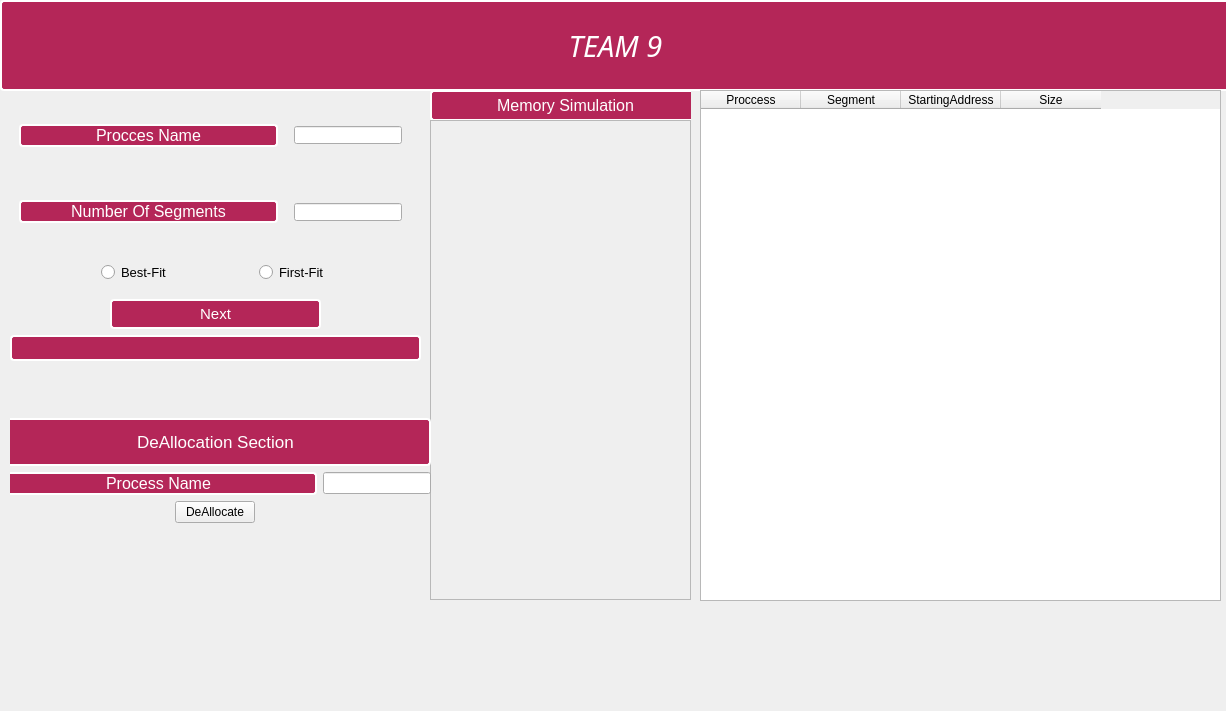
<?xml version="1.0" encoding="UTF-8"?>
<ui version="4.0">
 <class>MainWindow</class>
 <widget class="QMainWindow" name="MainWindow">
  <property name="geometry">
   <rect>
    <x>0</x>
    <y>0</y>
    <width>1226</width>
    <height>711</height>
   </rect>
  </property>
  <property name="windowTitle">
   <string>MainWindow</string>
  </property>
  <widget class="QWidget" name="centralwidget">
   <widget class="QWidget" name="widget_6" native="true">
    <property name="geometry">
     <rect>
      <x>0</x>
      <y>598</y>
      <width>1231</width>
      <height>191</height>
     </rect>
    </property>
    <property name="minimumSize">
     <size>
      <width>0</width>
      <height>100</height>
     </size>
    </property>
    <property name="styleSheet">
     <string notr="true">background-image : url(:/img2/sh_footer.png);
 background-position: top ;

</string>
    </property>
   </widget>
   <widget class="QLabel" name="label">
    <property name="geometry">
     <rect>
      <x>0</x>
      <y>0</y>
      <width>1231</width>
      <height>91</height>
     </rect>
    </property>
    <property name="font">
     <font>
      <family>Bell MT</family>
      <pointsize>22</pointsize>
      <weight>50</weight>
      <italic>true</italic>
      <bold>false</bold>
     </font>
    </property>
    <property name="styleSheet">
     <string notr="true">background-color:  rgb(180, 38, 88);
color : rgb(255, 255, 255);
border: 2px solid white;
 border-radius: 4px;</string>
    </property>
    <property name="frameShape">
     <enum>QFrame::NoFrame</enum>
    </property>
    <property name="text">
     <string>TEAM 9</string>
    </property>
    <property name="textFormat">
     <enum>Qt::AutoText</enum>
    </property>
    <property name="alignment">
     <set>Qt::AlignCenter</set>
    </property>
    <property name="wordWrap">
     <bool>false</bool>
    </property>
    <property name="margin">
     <number>22</number>
    </property>
   </widget>
   <widget class="QStackedWidget" name="init">
    <property name="geometry">
     <rect>
      <x>10</x>
      <y>90</y>
      <width>1221</width>
      <height>511</height>
     </rect>
    </property>
    <property name="currentIndex">
     <number>1</number>
    </property>
    <widget class="QWidget" name="page">
     <property name="sizePolicy">
      <sizepolicy hsizetype="Preferred" vsizetype="Preferred">
       <horstretch>0</horstretch>
       <verstretch>0</verstretch>
      </sizepolicy>
     </property>
     <property name="minimumSize">
      <size>
       <width>0</width>
       <height>3</height>
      </size>
     </property>
     <widget class="QWidget" name="horizontalLayoutWidget">
      <property name="geometry">
       <rect>
        <x>0</x>
        <y>5</y>
        <width>1171</width>
        <height>361</height>
       </rect>
      </property>
      <layout class="QHBoxLayout" name="horizontalLayout_2">
       <property name="spacing">
        <number>0</number>
       </property>
       <item>
        <widget class="QWidget" name="widget" native="true">
         <property name="minimumSize">
          <size>
           <width>0</width>
           <height>0</height>
          </size>
         </property>
         <layout class="QHBoxLayout" name="horizontalLayout">
          <property name="spacing">
           <number>35</number>
          </property>
          <item>
           <widget class="QLabel" name="Size_Lab">
            <property name="sizePolicy">
             <sizepolicy hsizetype="Fixed" vsizetype="Preferred">
              <horstretch>0</horstretch>
              <verstretch>0</verstretch>
             </sizepolicy>
            </property>
            <property name="minimumSize">
             <size>
              <width>0</width>
              <height>0</height>
             </size>
            </property>
            <property name="font">
             <font>
              <pointsize>12</pointsize>
              <underline>true</underline>
             </font>
            </property>
            <property name="text">
             <string>Total Memory Size</string>
            </property>
           </widget>
          </item>
          <item>
           <widget class="QLineEdit" name="Size_LineEdit">
            <property name="sizePolicy">
             <sizepolicy hsizetype="Minimum" vsizetype="Fixed">
              <horstretch>0</horstretch>
              <verstretch>0</verstretch>
             </sizepolicy>
            </property>
            <property name="maximumSize">
             <size>
              <width>200</width>
              <height>16777215</height>
             </size>
            </property>
            <property name="alignment">
             <set>Qt::AlignCenter</set>
            </property>
           </widget>
          </item>
          <item>
           <widget class="QPushButton" name="pushButton_SubmitSize">
            <property name="sizePolicy">
             <sizepolicy hsizetype="Fixed" vsizetype="Fixed">
              <horstretch>0</horstretch>
              <verstretch>0</verstretch>
             </sizepolicy>
            </property>
            <property name="text">
             <string>Submit</string>
            </property>
           </widget>
          </item>
          <item>
           <spacer name="horizontalSpacer">
            <property name="orientation">
             <enum>Qt::Horizontal</enum>
            </property>
            <property name="sizeType">
             <enum>QSizePolicy::Fixed</enum>
            </property>
            <property name="sizeHint" stdset="0">
             <size>
              <width>40</width>
              <height>20</height>
             </size>
            </property>
           </spacer>
          </item>
          <item>
           <widget class="Line" name="line">
            <property name="maximumSize">
             <size>
              <width>16777215</width>
              <height>236</height>
             </size>
            </property>
            <property name="orientation">
             <enum>Qt::Vertical</enum>
            </property>
           </widget>
          </item>
          <item>
           <layout class="QVBoxLayout" name="verticalLayout">
            <property name="sizeConstraint">
             <enum>QLayout::SetDefaultConstraint</enum>
            </property>
            <item>
             <spacer name="verticalSpacer">
              <property name="orientation">
               <enum>Qt::Vertical</enum>
              </property>
              <property name="sizeType">
               <enum>QSizePolicy::Fixed</enum>
              </property>
              <property name="sizeHint" stdset="0">
               <size>
                <width>20</width>
                <height>50</height>
               </size>
              </property>
             </spacer>
            </item>
            <item>
             <widget class="QLabel" name="label_4">
              <property name="sizePolicy">
               <sizepolicy hsizetype="Preferred" vsizetype="Fixed">
                <horstretch>0</horstretch>
                <verstretch>0</verstretch>
               </sizepolicy>
              </property>
              <property name="minimumSize">
               <size>
                <width>0</width>
                <height>0</height>
               </size>
              </property>
              <property name="font">
               <font>
                <pointsize>15</pointsize>
                <weight>75</weight>
                <italic>true</italic>
                <bold>true</bold>
                <underline>true</underline>
               </font>
              </property>
              <property name="text">
               <string>Enter Initial Holes </string>
              </property>
             </widget>
            </item>
            <item>
             <layout class="QHBoxLayout" name="horizontalLayout_4">
              <item>
               <widget class="QLabel" name="label_2">
                <property name="font">
                 <font>
                  <pointsize>12</pointsize>
                 </font>
                </property>
                <property name="text">
                 <string>Starting Address</string>
                </property>
                <property name="alignment">
                 <set>Qt::AlignCenter</set>
                </property>
               </widget>
              </item>
              <item>
               <widget class="QLineEdit" name="lineEdit_StartAddP1">
                <property name="sizePolicy">
                 <sizepolicy hsizetype="Minimum" vsizetype="Fixed">
                  <horstretch>0</horstretch>
                  <verstretch>0</verstretch>
                 </sizepolicy>
                </property>
               </widget>
              </item>
             </layout>
            </item>
            <item>
             <layout class="QHBoxLayout" name="horizontalLayout_5">
              <item>
               <widget class="QLabel" name="label_3">
                <property name="font">
                 <font>
                  <pointsize>12</pointsize>
                 </font>
                </property>
                <property name="text">
                 <string>Size</string>
                </property>
                <property name="alignment">
                 <set>Qt::AlignCenter</set>
                </property>
               </widget>
              </item>
              <item>
               <widget class="QLineEdit" name="lineEdit_SizeP1">
                <property name="sizePolicy">
                 <sizepolicy hsizetype="Minimum" vsizetype="Fixed">
                  <horstretch>0</horstretch>
                  <verstretch>0</verstretch>
                 </sizepolicy>
                </property>
               </widget>
              </item>
             </layout>
            </item>
            <item>
             <widget class="QPushButton" name="pushButton_AddHoleP1">
              <property name="sizePolicy">
               <sizepolicy hsizetype="Minimum" vsizetype="Fixed">
                <horstretch>10</horstretch>
                <verstretch>0</verstretch>
               </sizepolicy>
              </property>
              <property name="minimumSize">
               <size>
                <width>98</width>
                <height>0</height>
               </size>
              </property>
              <property name="maximumSize">
               <size>
                <width>214</width>
                <height>16777215</height>
               </size>
              </property>
              <property name="font">
               <font>
                <pointsize>8</pointsize>
               </font>
              </property>
              <property name="mouseTracking">
               <bool>true</bool>
              </property>
              <property name="tabletTracking">
               <bool>false</bool>
              </property>
              <property name="layoutDirection">
               <enum>Qt::RightToLeft</enum>
              </property>
              <property name="autoFillBackground">
               <bool>false</bool>
              </property>
              <property name="styleSheet">
               <string notr="true">
AlignCenter;</string>
              </property>
              <property name="text">
               <string>Add Hole</string>
              </property>
              <property name="default">
               <bool>false</bool>
              </property>
             </widget>
            </item>
           </layout>
          </item>
         </layout>
        </widget>
       </item>
      </layout>
     </widget>
     <widget class="QPushButton" name="pushButton_To_P2">
      <property name="geometry">
       <rect>
        <x>580</x>
        <y>410</y>
        <width>125</width>
        <height>28</height>
       </rect>
      </property>
      <property name="baseSize">
       <size>
        <width>2</width>
        <height>0</height>
       </size>
      </property>
      <property name="font">
       <font>
        <pointsize>9</pointsize>
       </font>
      </property>
      <property name="text">
       <string>Next</string>
      </property>
     </widget>
     <widget class="Line" name="line_2">
      <property name="geometry">
       <rect>
        <x>20</x>
        <y>360</y>
        <width>1151</width>
        <height>20</height>
       </rect>
      </property>
      <property name="orientation">
       <enum>Qt::Horizontal</enum>
      </property>
     </widget>
    </widget>
    <widget class="QWidget" name="page_2">
     <widget class="QStackedWidget" name="Process_Input_Stacked_Wid">
      <property name="geometry">
       <rect>
        <x>0</x>
        <y>10</y>
        <width>411</width>
        <height>261</height>
       </rect>
      </property>
      <property name="styleSheet">
       <string notr="true"/>
      </property>
      <property name="currentIndex">
       <number>0</number>
      </property>
      <widget class="QWidget" name="page_3">
       <widget class="QWidget" name="widget" native="true">
        <property name="geometry">
         <rect>
          <x>0</x>
          <y>0</y>
          <width>411</width>
          <height>261</height>
         </rect>
        </property>
        <property name="styleSheet">
         <string notr="true"/>
        </property>
        <layout class="QVBoxLayout" name="verticalLayout_3">
         <item>
          <widget class="QWidget" name="widget" native="true">
           <layout class="QHBoxLayout" name="horizontalLayout_6">
            <item>
             <widget class="QLabel" name="label_6">
              <property name="sizePolicy">
               <sizepolicy hsizetype="Preferred" vsizetype="Fixed">
                <horstretch>0</horstretch>
                <verstretch>0</verstretch>
               </sizepolicy>
              </property>
              <property name="font">
               <font>
                <pointsize>12</pointsize>
                <weight>50</weight>
                <bold>false</bold>
                <underline>false</underline>
                <strikeout>false</strikeout>
                <kerning>true</kerning>
               </font>
              </property>
              <property name="styleSheet">
               <string notr="true">background-color:  rgb(180, 38, 88);
color : rgb(255, 255, 255);
border: 2px solid white;
 border-radius: 4px;</string>
              </property>
              <property name="text">
               <string>Procces Name</string>
              </property>
              <property name="alignment">
               <set>Qt::AlignCenter</set>
              </property>
             </widget>
            </item>
            <item>
             <widget class="QLineEdit" name="PName">
              <property name="sizePolicy">
               <sizepolicy hsizetype="Fixed" vsizetype="Fixed">
                <horstretch>0</horstretch>
                <verstretch>0</verstretch>
               </sizepolicy>
              </property>
              <property name="styleSheet">
               <string notr="true">margin-left : 10px ; margin-right : 10px;</string>
              </property>
              <property name="alignment">
               <set>Qt::AlignCenter</set>
              </property>
             </widget>
            </item>
           </layout>
          </widget>
         </item>
         <item>
          <widget class="QWidget" name="widget" native="true">
           <layout class="QHBoxLayout" name="horizontalLayout_3">
            <item>
             <widget class="QLabel" name="label_9">
              <property name="sizePolicy">
               <sizepolicy hsizetype="Preferred" vsizetype="Fixed">
                <horstretch>0</horstretch>
                <verstretch>0</verstretch>
               </sizepolicy>
              </property>
              <property name="font">
               <font>
                <pointsize>12</pointsize>
                <weight>50</weight>
                <bold>false</bold>
                <underline>false</underline>
                <strikeout>false</strikeout>
                <kerning>true</kerning>
               </font>
              </property>
              <property name="styleSheet">
               <string notr="true">background-color:  rgb(180, 38, 88);
color : rgb(255, 255, 255);
border: 2px solid white;
 border-radius: 4px;</string>
              </property>
              <property name="text">
               <string>Number Of Segments</string>
              </property>
              <property name="alignment">
               <set>Qt::AlignCenter</set>
              </property>
             </widget>
            </item>
            <item>
             <widget class="QLineEdit" name="NumSeg">
              <property name="sizePolicy">
               <sizepolicy hsizetype="Fixed" vsizetype="Fixed">
                <horstretch>0</horstretch>
                <verstretch>0</verstretch>
               </sizepolicy>
              </property>
              <property name="styleSheet">
               <string notr="true">margin-left : 10px ; margin-right : 10px;</string>
              </property>
              <property name="alignment">
               <set>Qt::AlignCenter</set>
              </property>
             </widget>
            </item>
           </layout>
          </widget>
         </item>
         <item>
          <widget class="QWidget" name="widget" native="true">
           <property name="sizePolicy">
            <sizepolicy hsizetype="Preferred" vsizetype="Maximum">
             <horstretch>0</horstretch>
             <verstretch>0</verstretch>
            </sizepolicy>
           </property>
           <property name="maximumSize">
            <size>
             <width>16777215</width>
             <height>40</height>
            </size>
           </property>
           <layout class="QHBoxLayout" name="horizontalLayout_7">
            <item>
             <widget class="QRadioButton" name="BestRadioBtn">
              <property name="sizePolicy">
               <sizepolicy hsizetype="Fixed" vsizetype="Fixed">
                <horstretch>0</horstretch>
                <verstretch>0</verstretch>
               </sizepolicy>
              </property>
              <property name="font">
               <font>
                <pointsize>10</pointsize>
               </font>
              </property>
              <property name="text">
               <string>Best-Fit</string>
              </property>
             </widget>
            </item>
            <item>
             <widget class="QRadioButton" name="FirstRadioBtn">
              <property name="sizePolicy">
               <sizepolicy hsizetype="Fixed" vsizetype="Fixed">
                <horstretch>0</horstretch>
                <verstretch>0</verstretch>
               </sizepolicy>
              </property>
              <property name="font">
               <font>
                <pointsize>10</pointsize>
               </font>
              </property>
              <property name="text">
               <string>First-Fit</string>
              </property>
             </widget>
            </item>
           </layout>
          </widget>
         </item>
         <item>
          <widget class="QPushButton" name="NextButtonP2">
           <property name="sizePolicy">
            <sizepolicy hsizetype="Expanding" vsizetype="Maximum">
             <horstretch>29</horstretch>
             <verstretch>20</verstretch>
            </sizepolicy>
           </property>
           <property name="maximumSize">
            <size>
             <width>60000</width>
             <height>30</height>
            </size>
           </property>
           <property name="font">
            <font>
             <pointsize>11</pointsize>
             <weight>50</weight>
             <bold>false</bold>
            </font>
           </property>
           <property name="styleSheet">
            <string notr="true">margin-left : 100px; margin-right : 100px;
background-color:  rgb(180, 38, 88);
color : rgb(255, 255, 255);
border: 2px solid white;
 border-radius: 4px;
</string>
           </property>
           <property name="text">
            <string>Next</string>
           </property>
          </widget>
         </item>
         <item>
          <widget class="QLabel" name="label_8">
           <property name="sizePolicy">
            <sizepolicy hsizetype="Preferred" vsizetype="Maximum">
             <horstretch>0</horstretch>
             <verstretch>0</verstretch>
            </sizepolicy>
           </property>
           <property name="maximumSize">
            <size>
             <width>16777215</width>
             <height>26</height>
            </size>
           </property>
           <property name="styleSheet">
            <string notr="true">background-color:  rgb(180, 38, 88);
color : rgb(255, 255, 255);
border: 2px solid white;
 border-radius: 4px;</string>
           </property>
           <property name="text">
            <string/>
           </property>
          </widget>
         </item>
        </layout>
       </widget>
      </widget>
      <widget class="QWidget" name="page_4">
       <widget class="QWidget" name="verticalLayoutWidget">
        <property name="geometry">
         <rect>
          <x>0</x>
          <y>20</y>
          <width>411</width>
          <height>241</height>
         </rect>
        </property>
        <layout class="QVBoxLayout" name="verticalLayout_2">
         <item>
          <layout class="QHBoxLayout" name="horizontalLayout_8">
           <item>
            <widget class="QLabel" name="label_5">
             <property name="sizePolicy">
              <sizepolicy hsizetype="Preferred" vsizetype="Fixed">
               <horstretch>0</horstretch>
               <verstretch>0</verstretch>
              </sizepolicy>
             </property>
             <property name="font">
              <font>
               <pointsize>12</pointsize>
              </font>
             </property>
             <property name="styleSheet">
              <string notr="true">background-color:  rgb(180, 38, 88);
color : rgb(255, 255, 255);
border: 2px solid white;
 border-radius: 4px;</string>
             </property>
             <property name="text">
              <string>Segment Name</string>
             </property>
             <property name="alignment">
              <set>Qt::AlignCenter</set>
             </property>
            </widget>
           </item>
           <item>
            <widget class="QLineEdit" name="SegName_LineEdit">
             <property name="sizePolicy">
              <sizepolicy hsizetype="Fixed" vsizetype="Fixed">
               <horstretch>0</horstretch>
               <verstretch>0</verstretch>
              </sizepolicy>
             </property>
            </widget>
           </item>
          </layout>
         </item>
         <item>
          <layout class="QHBoxLayout" name="horizontalLayout_9">
           <item>
            <widget class="QLabel" name="label_7">
             <property name="sizePolicy">
              <sizepolicy hsizetype="Preferred" vsizetype="Fixed">
               <horstretch>0</horstretch>
               <verstretch>0</verstretch>
              </sizepolicy>
             </property>
             <property name="font">
              <font>
               <pointsize>12</pointsize>
              </font>
             </property>
             <property name="styleSheet">
              <string notr="true">background-color:  rgb(180, 38, 88);
color : rgb(255, 255, 255);
border: 2px solid white;
 border-radius: 4px;</string>
             </property>
             <property name="text">
              <string>Size</string>
             </property>
             <property name="alignment">
              <set>Qt::AlignCenter</set>
             </property>
            </widget>
           </item>
           <item>
            <widget class="QLineEdit" name="SegSize_LineEdit">
             <property name="sizePolicy">
              <sizepolicy hsizetype="Fixed" vsizetype="Fixed">
               <horstretch>0</horstretch>
               <verstretch>0</verstretch>
              </sizepolicy>
             </property>
            </widget>
           </item>
          </layout>
         </item>
         <item>
          <widget class="QPushButton" name="Seg_Submit">
           <property name="font">
            <font>
             <pointsize>11</pointsize>
            </font>
           </property>
           <property name="styleSheet">
            <string notr="true">margin-left : 100px; margin-right : 100px;
background-color:  rgb(180, 38, 88);
color : rgb(255, 255, 255);
border: 2px solid white;
 border-radius: 4px;
</string>
           </property>
           <property name="text">
            <string>Submit</string>
           </property>
          </widget>
         </item>
         <item>
          <widget class="QWidget" name="widget" native="true">
           <property name="sizePolicy">
            <sizepolicy hsizetype="Preferred" vsizetype="Maximum">
             <horstretch>0</horstretch>
             <verstretch>0</verstretch>
            </sizepolicy>
           </property>
           <property name="minimumSize">
            <size>
             <width>0</width>
             <height>40</height>
            </size>
           </property>
           <property name="maximumSize">
            <size>
             <width>16777215</width>
             <height>26</height>
            </size>
           </property>
           <property name="styleSheet">
            <string notr="true">background-color:  rgb(180, 38, 88);
color : rgb(255, 255, 255);
border: 2px solid white;
 border-radius: 4px;</string>
           </property>
           <layout class="QHBoxLayout" name="horizontalLayout_10">
            <item>
             <widget class="QLineEdit" name="ShowCount">
              <property name="enabled">
               <bool>false</bool>
              </property>
              <property name="sizePolicy">
               <sizepolicy hsizetype="Fixed" vsizetype="Fixed">
                <horstretch>0</horstretch>
                <verstretch>0</verstretch>
               </sizepolicy>
              </property>
              <property name="font">
               <font>
                <pointsize>9</pointsize>
               </font>
              </property>
              <property name="styleSheet">
               <string notr="true">background-color: rgb(255, 255, 255);
color :  rgb(180, 38, 88);
border: 2px solid white;
 border-radius: 4px;

</string>
              </property>
              <property name="text">
               <string>0</string>
              </property>
              <property name="alignment">
               <set>Qt::AlignCenter</set>
              </property>
              <property name="readOnly">
               <bool>true</bool>
              </property>
              <property name="clearButtonEnabled">
               <bool>false</bool>
              </property>
             </widget>
            </item>
           </layout>
          </widget>
         </item>
        </layout>
       </widget>
      </widget>
     </widget>
     <widget class="QWidget" name="MemoryWid" native="true">
      <property name="geometry">
       <rect>
        <x>420</x>
        <y>0</y>
        <width>261</width>
        <height>511</height>
       </rect>
      </property>
      <widget class="QLabel" name="label_10">
       <property name="geometry">
        <rect>
         <x>0</x>
         <y>0</y>
         <width>271</width>
         <height>31</height>
        </rect>
       </property>
       <property name="font">
        <font>
         <pointsize>12</pointsize>
        </font>
       </property>
       <property name="styleSheet">
        <string notr="true">background-color:  rgb(180, 38, 88);
color : rgb(255, 255, 255);
border: 2px solid white;
 border-radius: 4px;</string>
       </property>
       <property name="text">
        <string>Memory Simulation</string>
       </property>
       <property name="alignment">
        <set>Qt::AlignCenter</set>
       </property>
      </widget>
      <widget class="QScrollArea" name="ButtonsBar_2">
       <property name="geometry">
        <rect>
         <x>0</x>
         <y>30</y>
         <width>261</width>
         <height>480</height>
        </rect>
       </property>
       <property name="widgetResizable">
        <bool>true</bool>
       </property>
       <property name="alignment">
        <set>Qt::AlignJustify|Qt::AlignTop</set>
       </property>
       <widget class="QWidget" name="scrollAreaWidgetContents">
        <property name="geometry">
         <rect>
          <x>0</x>
          <y>0</y>
          <width>259</width>
          <height>478</height>
         </rect>
        </property>
        <property name="sizePolicy">
         <sizepolicy hsizetype="Preferred" vsizetype="Preferred">
          <horstretch>0</horstretch>
          <verstretch>0</verstretch>
         </sizepolicy>
        </property>
        <layout class="QFormLayout" name="formLayout">
         <property name="horizontalSpacing">
          <number>3</number>
         </property>
         <property name="verticalSpacing">
          <number>0</number>
         </property>
         <property name="leftMargin">
          <number>5</number>
         </property>
         <property name="topMargin">
          <number>5</number>
         </property>
         <property name="rightMargin">
          <number>5</number>
         </property>
         <property name="bottomMargin">
          <number>5</number>
         </property>
         <item row="0" column="0">
          <layout class="QVBoxLayout" name="VertMemo"/>
         </item>
        </layout>
       </widget>
      </widget>
     </widget>
     <widget class="QTableWidget" name="tableWidget">
      <property name="geometry">
       <rect>
        <x>690</x>
        <y>0</y>
        <width>521</width>
        <height>511</height>
       </rect>
      </property>
      <property name="editTriggers">
       <set>QAbstractItemView::NoEditTriggers</set>
      </property>
      <property name="horizontalScrollMode">
       <enum>QAbstractItemView::ScrollPerPixel</enum>
      </property>
      <column>
       <property name="text">
        <string>Proccess</string>
       </property>
      </column>
      <column>
       <property name="text">
        <string>Segment</string>
       </property>
      </column>
      <column>
       <property name="text">
        <string>StartingAddress</string>
       </property>
      </column>
      <column>
       <property name="text">
        <string>Size</string>
       </property>
      </column>
     </widget>
     <widget class="QWidget" name="widget_2" native="true">
      <property name="geometry">
       <rect>
        <x>-10</x>
        <y>280</y>
        <width>431</width>
        <height>201</height>
       </rect>
      </property>
      <layout class="QGridLayout" name="gridLayout">
       <item row="0" column="0">
        <layout class="QVBoxLayout" name="verticalLayout_4">
         <item>
          <widget class="QLabel" name="label_11">
           <property name="sizePolicy">
            <sizepolicy hsizetype="Preferred" vsizetype="Fixed">
             <horstretch>0</horstretch>
             <verstretch>0</verstretch>
            </sizepolicy>
           </property>
           <property name="minimumSize">
            <size>
             <width>0</width>
             <height>48</height>
            </size>
           </property>
           <property name="font">
            <font>
             <pointsize>13</pointsize>
            </font>
           </property>
           <property name="styleSheet">
            <string notr="true">background-color:  rgb(180, 38, 88);
color : rgb(255, 255, 255);
border: 2px solid white;
 border-radius: 4px;</string>
           </property>
           <property name="text">
            <string>DeAllocation Section</string>
           </property>
           <property name="alignment">
            <set>Qt::AlignCenter</set>
           </property>
          </widget>
         </item>
         <item>
          <layout class="QHBoxLayout" name="horizontalLayout_11">
           <item>
            <widget class="QLabel" name="label_12">
             <property name="sizePolicy">
              <sizepolicy hsizetype="Expanding" vsizetype="Fixed">
               <horstretch>0</horstretch>
               <verstretch>0</verstretch>
              </sizepolicy>
             </property>
             <property name="font">
              <font>
               <pointsize>12</pointsize>
              </font>
             </property>
             <property name="styleSheet">
              <string notr="true">background-color:  rgb(180, 38, 88);
color : rgb(255, 255, 255);
border: 2px solid white;
 border-radius: 4px;</string>
             </property>
             <property name="text">
              <string>Process Name</string>
             </property>
             <property name="alignment">
              <set>Qt::AlignCenter</set>
             </property>
            </widget>
           </item>
           <item>
            <widget class="QLineEdit" name="DeAlloc_LineEd">
             <property name="sizePolicy">
              <sizepolicy hsizetype="Fixed" vsizetype="Fixed">
               <horstretch>0</horstretch>
               <verstretch>0</verstretch>
              </sizepolicy>
             </property>
            </widget>
           </item>
          </layout>
         </item>
         <item alignment="Qt::AlignHCenter">
          <widget class="QPushButton" name="DeAlloc_Btn">
           <property name="sizePolicy">
            <sizepolicy hsizetype="Minimum" vsizetype="Fixed">
             <horstretch>0</horstretch>
             <verstretch>0</verstretch>
            </sizepolicy>
           </property>
           <property name="text">
            <string>DeAllocate</string>
           </property>
          </widget>
         </item>
        </layout>
       </item>
      </layout>
     </widget>
    </widget>
   </widget>
  </widget>
 </widget>
 <resources/>
 <connections/>
</ui>
